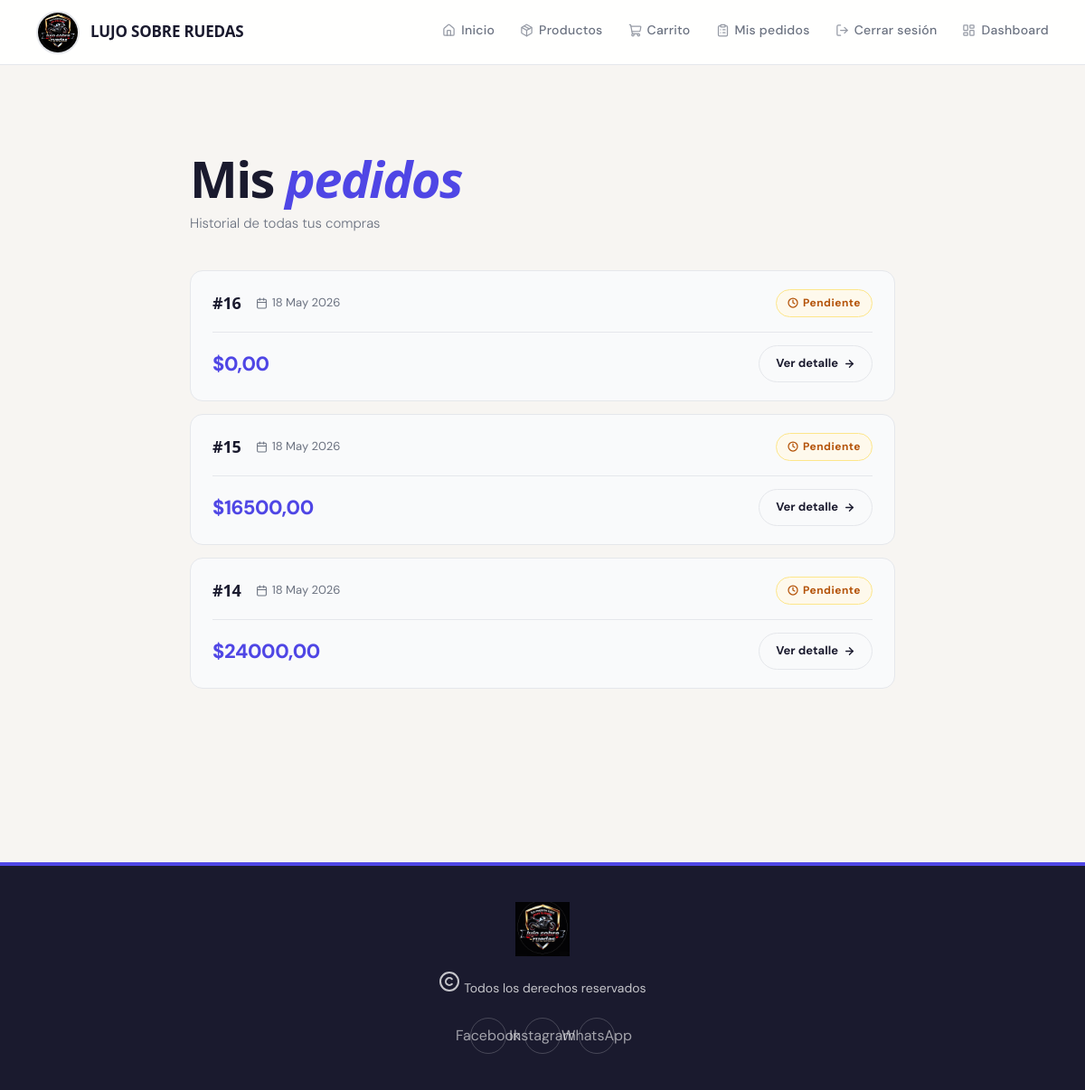
The app's page /mis-pedidos/ (signed in) with its own data.
### TiendaApp/models.py (models this page shows, shortened)
class Pedido(models.Model):
    ESTADOS = (
        ('pendiente', 'Pendiente'),
        ('procesando', 'Procesando'),
        ('enviado', 'Enviado'),
        ('entregado', 'Entregado'),
    )
    usuario = models.ForeignKey(
        User,
        on_delete=models.CASCADE
    )
    nombre = models.CharField(max_length=200)
    email = models.EmailField()
    telefono = models.CharField(max_length=20)
    direccion = models.TextField()
    ciudad = models.CharField(max_length=100)
    total = models.DecimalField(
        max_digits=10,
        decimal_places=2
    )
    estado = models.CharField(
        max_length=20,
        choices=ESTADOS,
        default='pendiente'
    )
    fecha = models.DateTimeField(auto_now_add=True)

### TiendaApp/views.py (the view)
@login_required
def mis_pedidos(request):
    pedidos = Pedido.objects.filter(
        usuario=request.user
    ).order_by('-fecha')
    return render(
        request,
        'TiendaApp/mis_pedidos.html',
        {
            'pedidos': pedidos
        }
    )

### TiendaApp/templates/tiendaApp/mis_pedidos.html (shortened to what this page needs)
{% extends 'TiendaApp/base.html' %}
{% block content %}
<section class="mis-pedidos">
    <div class="pedidos-header">
        <h1 class="pedidos-titulo">Mis <em>pedidos</em></h1>
        <p class="pedidos-subtitulo">Historial de todas tus compras</p>
    </div>
    {% if pedidos %}
    <div class="pedidos-lista">
        {% for pedido in pedidos %}
        <div class="pedido-card">
            <div class="pedido-card-top">
                <div class="pedido-id-fecha">
                    <span class="pedido-id">#{{ pedido.id }}</span>
                    <span class="pedido-fecha">
                        {{ pedido.fecha|date:"d M Y" }}
                    </span>
                </div>
                <span class="pedido-estado pedido-estado--{{ pedido.estado|lower }}">
                    {% if pedido.estado == 'pendiente' %}
                        <svg xmlns="http://www.w3.org/2000/svg" width="12" height="12" viewBox="0 0 24 24" fill="none" stroke="currentColor" stroke-width="2.5" stroke-linecap="round" stroke-linejoin="round"><circle cx="12" cy="12" r="10"/><polyline points="12 6 12 12 16 14"/></svg>
                    {% elif pedido.estado == 'entregado' %}
                        <svg xmlns="http://www.w3.org/2000/svg" width="12" height="12" viewBox="0 0 24 24" fill="none" stroke="currentColor" stroke-width="2.5" stroke-linecap="round" stroke-linejoin="round"><polyline points="20 6 9 17 4 12"/></svg>
                    {% endif %}
                    {{ pedido.estado|capfirst }}
                </span>
            </div>
            <div class="pedido-card-bottom">
                <span class="pedido-total">${{ pedido.total }}</span>
                <a href="/pedido/{{ pedido.id }}/" class="btn-ver-pedido">
                    Ver detalle
                    <svg xmlns="http://www.w3.org/2000/svg" width="13" height="13" viewBox="0 0 24 24" fill="none" stroke="currentColor" stroke-width="2.5" stroke-linecap="round" stroke-linejoin="round"><path d="M5 12h14"/><path d="M12 5l7 7-7 7"/></svg>
                </a>
            </div>
        </div>
        {% endfor %}
    </div>
    {% endif %}
</section>
{% endblock %}

### TiendaApp/static/css/style.css (style rules this page uses)
:root { --clr-bg: #F7F5F2; --clr-surface: #FFFFFF; --clr-ink: #1A1A18; --clr-muted: #6B6B67; --clr-border: #E2DED8; --clr-accent: #C8A97E; --clr-accent-dk: #A8854A; --clr-danger: #C0392B; --font-display: 'Playfair Display', Georgia, serif; --font-body: 'DM Sans', system-ui, sans-serif; --sp-xs: 4px; --sp-sm: 8px; --sp-md: 16px; --sp-lg: 32px; --sp-xl: 64px; --sp-2xl: 96px; --r-sm: 6px; --r-md: 12px; --r-lg: 20px; --shadow-sm: 0 2px 8px rgba(26,26,24,.06); --shadow-md: 0 8px 32px rgba(26,26,24,.10); --shadow-lg: 0 20px 60px rgba(26,26,24,.14); --ease-out: cubic-bezier(0.22, 1, 0.36, 1); --dur-fast: 200ms; --dur-base: 320ms; --dur-slow: 500ms; }
*, *::before, *::after { margin: 0; padding: 0; box-sizing: border-box; }
html { scroll-behavior: smooth; -webkit-font-smoothing: antialiased; }
body { font-family: var(--font-body); background: var(--clr-bg); color: var(--clr-ink); line-height: 1.6; font-size: 16px; min-height: 100vh; }
a { text-decoration: none; color: inherit; }
.mis-pedidos { padding: var(--sp-2xl) var(--sp-xl); max-width: 860px; margin: 0 auto; }
.pedidos-header { margin-bottom: var(--sp-xl); }
.pedidos-titulo { font-family: var(--font-display); font-size: clamp(36px, 5vw, 56px); font-weight: 900; letter-spacing: -0.03em; line-height: 1.05; color: var(--clr-ink); margin-bottom: 8px; }
.pedidos-titulo em { color: var(--clr-accent); font-style: italic; }
.pedidos-subtitulo { font-size: 15px; color: var(--clr-muted); font-weight: 300; }
.pedidos-lista { display: flex; flex-direction: column; gap: 14px; }
.pedido-card { background: var(--clr-surface); border: 1px solid var(--clr-border); border-radius: 14px; padding: 20px 24px; display: flex; flex-direction: column; gap: 16px; transition: box-shadow 0.2s, transform 0.2s; }
.pedido-card-top { display: flex; justify-content: space-between; align-items: center; gap: 12px; }
.pedido-id-fecha { display: flex; align-items: center; gap: 16px; }
.pedido-id { font-family: var(--font-display); font-size: 18px; font-weight: 800; color: var(--clr-ink); letter-spacing: -0.01em; }
.pedido-fecha { display: inline-flex; align-items: center; gap: 5px; font-size: 13px; color: var(--clr-muted); }
.pedido-estado { display: inline-flex; align-items: center; gap: 5px; font-size: 12px; font-weight: 700; letter-spacing: 0.04em; padding: 5px 12px; border-radius: 50px; }
.pedido-estado--pendiente { background: #fef9ec; color: #b45309; border: 1px solid #fde68a; }
.pedido-card-bottom { display: flex; justify-content: space-between; align-items: center; padding-top: 14px; border-top: 1px solid var(--clr-border); }
.pedido-total { font-size: 22px; font-weight: 800; color: var(--clr-accent); letter-spacing: -0.02em; }
.btn-ver-pedido { display: inline-flex; align-items: center; gap: 6px; font-size: 13px; font-weight: 700; color: var(--clr-ink); text-decoration: none; border: 1.5px solid var(--clr-border); border-radius: 50px; padding: 9px 18px; transition: background 0.15s, border-color 0.15s, transform 0.15s; }
:root { --clr-ink: #1a1a2e; --clr-muted: #6b7280; --clr-border: #e5e7eb; --clr-surface: #f9fafb; --clr-accent: #4f46e5; --clr-accent-light: #eef2ff; --clr-success: #059669; --clr-success-light: #ecfdf5; --clr-warning: #d97706; --clr-warning-light: #fffbeb; --clr-danger: #dc2626; --clr-danger-light: #fef2f2; --shadow-sm: 0 1px 3px rgba(0, 0, 0, .06), 0 1px 2px rgba(0, 0, 0, .04); --shadow-md: 0 4px 16px rgba(0, 0, 0, .07), 0 1px 4px rgba(0, 0, 0, .04); --radius-sm: 8px; --radius-md: 12px; --radius-lg: 16px; --sp-xs: 8px; --sp-sm: 12px; --sp-md: 20px; --sp-lg: 28px; --sp-xl: 40px; --font-display: 'Sora', 'Segoe UI', sans-serif; --font-body: 'DM Sans', 'Segoe UI', sans-serif; }

### records on screen
Pedido: id "16", fecha "18 May 2026", estado "Pendiente", total "0,00"
Pedido: id "15", fecha "18 May 2026", estado "Pendiente", total "16500,00"
Pedido: id "14", fecha "18 May 2026", estado "Pendiente", total "24000,00"
